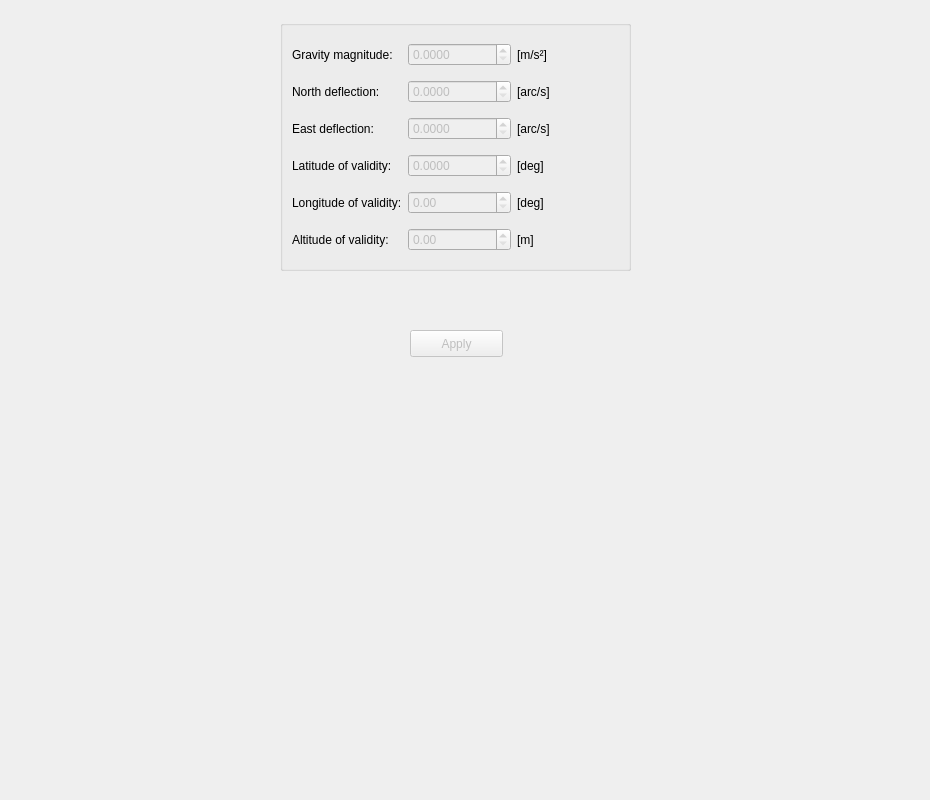
<?xml version="1.0" encoding="UTF-8"?>
<ui version="4.0">
 <class>GravityControlTab</class>
 <widget class="QWidget" name="GravityControlTab">
  <property name="geometry">
   <rect>
    <x>0</x>
    <y>0</y>
    <width>930</width>
    <height>800</height>
   </rect>
  </property>
  <property name="windowTitle">
   <string>Form</string>
  </property>
  <widget class="QGroupBox" name="groupBox_6">
   <property name="geometry">
    <rect>
     <x>280</x>
     <y>20</y>
     <width>351</width>
     <height>251</height>
    </rect>
   </property>
   <property name="title">
    <string/>
   </property>
   <layout class="QGridLayout" name="gridLayout">
    <item row="3" column="0">
     <widget class="QLabel" name="label_9">
      <property name="text">
       <string>Latitude of validity:</string>
      </property>
     </widget>
    </item>
    <item row="3" column="1">
     <widget class="QDoubleSpinBox" name="latValSpinBox">
      <property name="enabled">
       <bool>false</bool>
      </property>
      <property name="decimals">
       <number>4</number>
      </property>
      <property name="maximum">
       <double>1000000.000000000000000</double>
      </property>
      <property name="singleStep">
       <double>0.100000000000000</double>
      </property>
     </widget>
    </item>
    <item row="2" column="0">
     <widget class="QLabel" name="label_10">
      <property name="text">
       <string>East deflection:</string>
      </property>
     </widget>
    </item>
    <item row="2" column="1">
     <widget class="QDoubleSpinBox" name="eastDefSpinBox">
      <property name="enabled">
       <bool>false</bool>
      </property>
      <property name="decimals">
       <number>4</number>
      </property>
      <property name="maximum">
       <double>1000000.000000000000000</double>
      </property>
      <property name="singleStep">
       <double>0.100000000000000</double>
      </property>
     </widget>
    </item>
    <item row="1" column="0">
     <widget class="QLabel" name="label_11">
      <property name="text">
       <string>North deflection:</string>
      </property>
     </widget>
    </item>
    <item row="1" column="1">
     <widget class="QDoubleSpinBox" name="northDefSpinBox">
      <property name="enabled">
       <bool>false</bool>
      </property>
      <property name="decimals">
       <number>4</number>
      </property>
      <property name="maximum">
       <double>1000000.000000000000000</double>
      </property>
      <property name="singleStep">
       <double>0.100000000000000</double>
      </property>
     </widget>
    </item>
    <item row="0" column="0">
     <widget class="QLabel" name="label_12">
      <property name="text">
       <string>Gravity magnitude:</string>
      </property>
     </widget>
    </item>
    <item row="0" column="1">
     <widget class="QDoubleSpinBox" name="magnitudeSpinBox">
      <property name="enabled">
       <bool>false</bool>
      </property>
      <property name="buttonSymbols">
       <enum>QAbstractSpinBox::UpDownArrows</enum>
      </property>
      <property name="decimals">
       <number>4</number>
      </property>
      <property name="maximum">
       <double>1000000.000000000000000</double>
      </property>
      <property name="singleStep">
       <double>0.100000000000000</double>
      </property>
     </widget>
    </item>
    <item row="1" column="2">
     <widget class="QLabel" name="label_14">
      <property name="text">
       <string>[arc/s]</string>
      </property>
     </widget>
    </item>
    <item row="2" column="2">
     <widget class="QLabel" name="label_15">
      <property name="text">
       <string>[arc/s]</string>
      </property>
     </widget>
    </item>
    <item row="0" column="2">
     <widget class="QLabel" name="label_13">
      <property name="text">
       <string>[m/s²]</string>
      </property>
     </widget>
    </item>
    <item row="3" column="2">
     <widget class="QLabel" name="label_16">
      <property name="text">
       <string>[deg]</string>
      </property>
     </widget>
    </item>
    <item row="4" column="0">
     <widget class="QLabel" name="label">
      <property name="text">
       <string>Longitude of validity:</string>
      </property>
     </widget>
    </item>
    <item row="4" column="1">
     <widget class="QDoubleSpinBox" name="longValSpinBox">
      <property name="enabled">
       <bool>false</bool>
      </property>
     </widget>
    </item>
    <item row="4" column="2">
     <widget class="QLabel" name="label_2">
      <property name="text">
       <string>[deg]</string>
      </property>
     </widget>
    </item>
    <item row="5" column="0">
     <widget class="QLabel" name="label_3">
      <property name="text">
       <string>Altitude of validity:</string>
      </property>
     </widget>
    </item>
    <item row="5" column="1">
     <widget class="QDoubleSpinBox" name="altValSpinBox">
      <property name="enabled">
       <bool>false</bool>
      </property>
     </widget>
    </item>
    <item row="5" column="2">
     <widget class="QLabel" name="label_4">
      <property name="text">
       <string>[m]</string>
      </property>
     </widget>
    </item>
   </layout>
  </widget>
  <widget class="QPushButton" name="applyButton">
   <property name="enabled">
    <bool>false</bool>
   </property>
   <property name="geometry">
    <rect>
     <x>410</x>
     <y>330</y>
     <width>93</width>
     <height>27</height>
    </rect>
   </property>
   <property name="text">
    <string>Apply</string>
   </property>
  </widget>
 </widget>
 <resources/>
 <connections>
  <connection>
   <sender>applyButton</sender>
   <signal>pressed()</signal>
   <receiver>GravityControlTab</receiver>
   <slot>applyPressed()</slot>
   <hints>
    <hint type="sourcelabel">
     <x>416</x>
     <y>483</y>
    </hint>
    <hint type="destinationlabel">
     <x>464</x>
     <y>399</y>
    </hint>
   </hints>
  </connection>
 </connections>
 <slots>
  <slot>applyPressed()</slot>
 </slots>
</ui>
